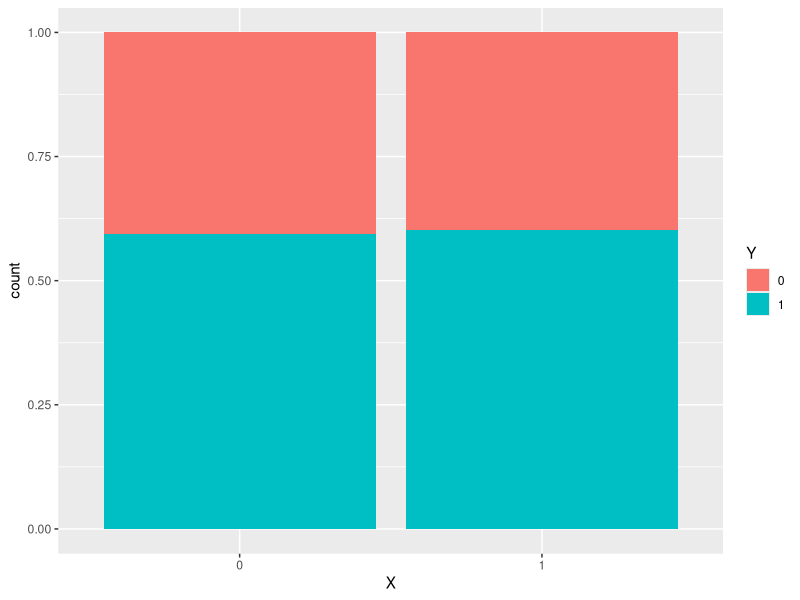
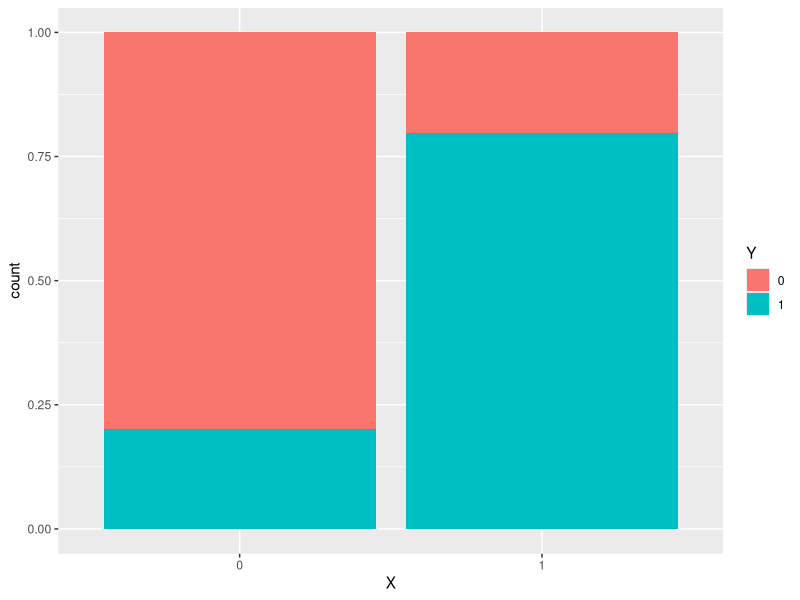

The R source for these figures, in order:
## ---- chunk 1
library(ggplot2)
library(dplyr)
## ---- chunk 2
# 4 different people each flip a fair coin once
rbinom(4, size = 1, prob = 0.5)

# 4 different people flip loaded coins
# First 2 flip a coin with P(Heads) = 0.9
# Second 2 flip a coin with P(Heads) = 0.2
rbinom(4, size = 1, prob = c(0.9, 0.9, 0.2, 0.2))
## ---- chunk 3
# Before you run this code, what will the result be?
rbinom(2, size = 1, prob = c(1, 0))
## ---- chunk 4
# set.seed() ensures reproducible random numbers
set.seed(2020)
# Set sample size
n <- 1e5
# Generate a binary variable X for all n cases
X <- rbinom(n, size = 1, prob = 0.6)
Y <- rbinom(n, size = 1, prob = 0.6)
## ---- chunk 5
# We put X and Y in a dataset using data.frame()
# They are turned into categorical variables using factor()
sim_data <- data.frame(X = factor(X), Y = factor(Y))

# Proportional bar plot
ggplot(sim_data, aes(x = X, fill = Y)) +
    geom_bar(position = "fill")
## ---- chunk 6
# Generate probabilities that Y=1 that depend on the value of X
p_X <- dplyr::case_when(
    X==1 ~ 0.8,
    X==0 ~ 0.2
)

# Simulate Y using p_X
Y <- rbinom(n, size = 1, prob = p_X)

# Put X, Y, and p_X into a dataset
sim_data <- data.frame(X = factor(X), Y = factor(Y), p_X = p_X)

# Check that p_X = 0.8 when X is 1
sim_data %>%
    filter(X=="1")

# Check that p_X = 0.2 when X is 0
sim_data %>%
    filter(X=="0")

# Proportional bar plot
ggplot(sim_data, aes(x = X, fill = Y)) +
    geom_bar(position = "fill")
## ---- chunk 7
X <- rbinom(n, size = 1, prob = 0.6)
Y <- rbinom(n, size = 1, prob = 0.6)
p_XY <- dplyr::case_when(
    X==1 & Y==1 ~ 0.8,
    X==0 & Y==1 ~ 0.2,
    X==1 & Y==0 ~ 0.7,
    X==0 & Y==0 ~ 0.4
)
Z <- rbinom(n, size = 1, prob = p_XY)

# Put X, Y, and Z into a dataset
sim_data <- data.frame(X = factor(X), Y = factor(Y), Z = factor(Z))

# If we wanted to save datasets filtered on Z (Why?)
sim_data_filt_z0 <- sim_data %>% filter(Z=="0")
sim_data_filt_z1 <- sim_data %>% filter(Z=="1")
